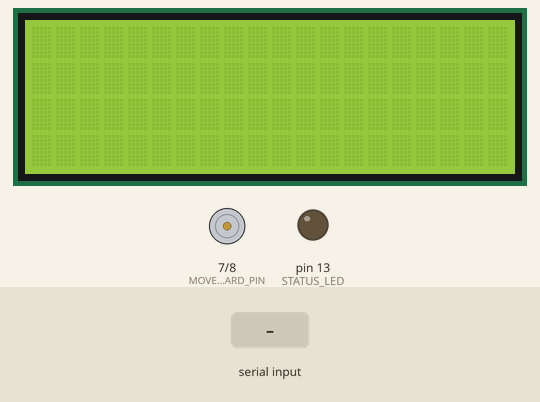
Bench run of a sketch on a simulated Arduino Uno, built with avr-gcc and run on an emulated ATmega328P. Parts: 20×4 character LCD, motor-driver pin pairs drawn as motors (green arrow = first pin HIGH = forward, orange = second pin HIGH = backward, longer = more drive, scaled by the enable pin), output pins drawn as LEDs (lit = HIGH). The inputs (shaded band) are chosen by the test bench. What the sketch prints to the serial monitor is not drawn.

Above: at 3.0 s.
3.1 s: "STATUS:1\n" received over the second serial link
At 4.2 s:
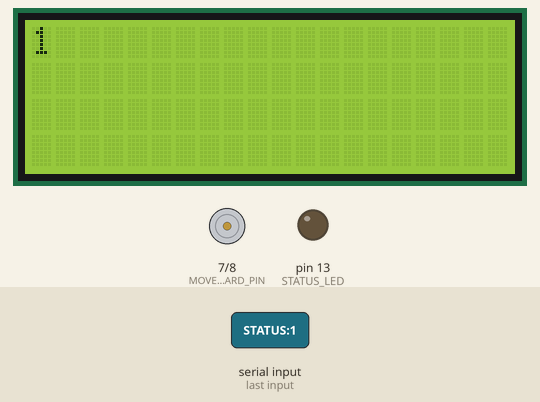
4.6 s: "STATUS" received over the second serial link
At 5.5 s:
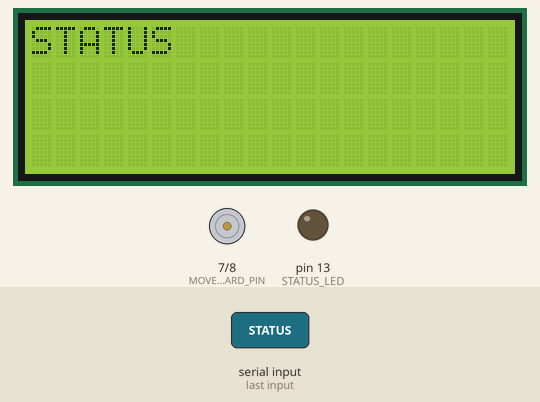
6.1 s: "LOCAL_IP" received over the second serial link
At 7.1 s:
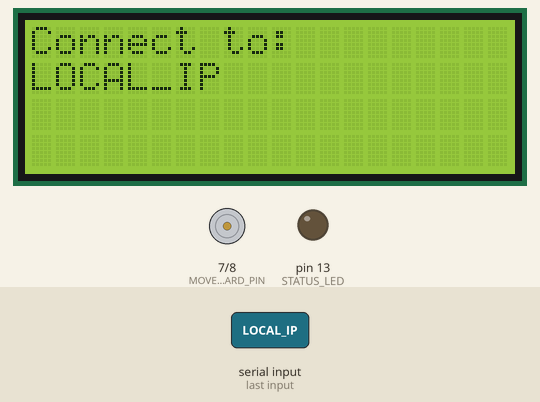
7.6 s: "THROTTLE:150\n" received over the second serial link
At 8.7 s:
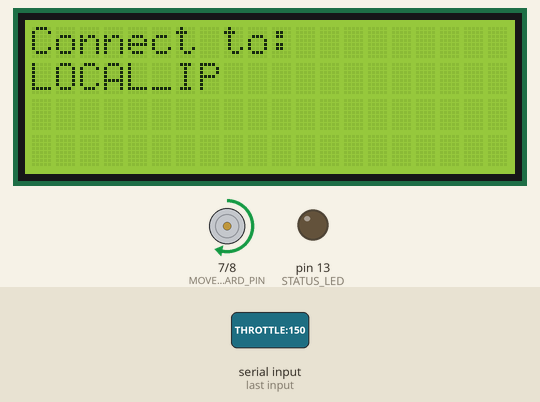
9.1 s: "STATUS:150\n" received over the second serial link
At 10.1 s:
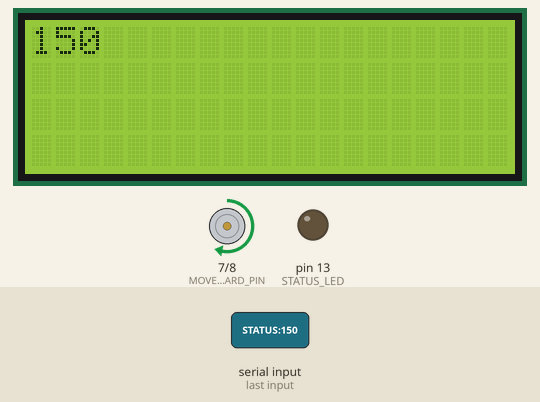
10.6 s: "RESET:1\n" received over the second serial link
At 11.0 s:
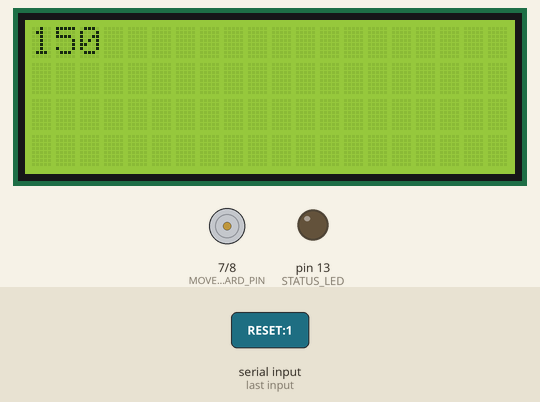
Timing chart, 0 to 13.1 s (numbered marks = the images above; inputs shaded):
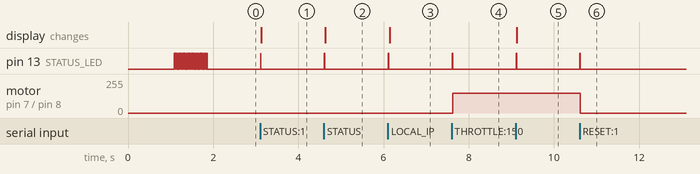

The sketch:

main.ino
```cpp
#include "LCDIC2.h"
#include<SoftwareSerial.h>

SoftwareSerial UNOSerial(2, 3); // RX - TX
LCDIC2 lcd(0x27, 20, 4);

bool DEBUG = true;

int STATUS_LED = 13;
int MOTOR_SPEED_PIN = 6;
int MOVE_FORWARD_PIN = 7;
int MOVE_BACKWARD_PIN = 8;

struct ACTION {
  String type, payload;
};

String LOCAL_IP;

ACTION ParseResponse(String response) {
  ACTION _action;

  if (!response.indexOf(":") == -1)
    return _action;

  int separator_index = response.indexOf(":");

  _action.type = response.substring(0, separator_index);
  _action.payload = response.substring(separator_index + 1, response.length());

  return _action;
}

String formattedLcdString(String str) {
  return str.substring(0, 19); // LCD CHARACTERS LENGTH
}

void blinkReadySignal(int times, int waitTime) {
  for (int i = 0; i < times; i++) {
    delay(waitTime);
    digitalWrite(STATUS_LED, HIGH);
    delay(waitTime);
    digitalWrite(STATUS_LED, LOW);
  }
}

void DispatchAction(ACTION _action) {
  if (DEBUG) blinkReadySignal(1, 10);

  if (_action.type.equals("STATUS")) {
    lcd.clear();
    lcd.print(formattedLcdString(_action.payload));
  }
  else if (_action.type.equals("LOCAL_IP")) {
    LOCAL_IP = _action.payload;

    lcd.clear();
    lcd.print("Connect to:");
    lcd.setCursor(0, 1);
    lcd.print(formattedLcdString(LOCAL_IP));
  }
  else if (_action.type.equals("RESET")) {
    Serial.println("Resetting...");
    digitalWrite(MOVE_FORWARD_PIN, LOW);
    digitalWrite(MOVE_BACKWARD_PIN, LOW);
    analogWrite(MOTOR_SPEED_PIN, 0);
  }
  else if (_action.type.equals("THROTTLE")) {
    int throttle_input = _action.payload.toInt();

    if (throttle_input > 5) {
      digitalWrite(MOVE_BACKWARD_PIN, LOW);
      digitalWrite(MOVE_FORWARD_PIN, HIGH);
      analogWrite(MOTOR_SPEED_PIN, abs(throttle_input));
    }
    else if (throttle_input < -5) {
      digitalWrite(MOVE_FORWARD_PIN, LOW);
      digitalWrite(MOVE_BACKWARD_PIN, HIGH);
      analogWrite(MOTOR_SPEED_PIN, abs(throttle_input));
    }
    else {
      digitalWrite(MOVE_FORWARD_PIN, LOW);
      digitalWrite(MOVE_BACKWARD_PIN, LOW);
      analogWrite(MOTOR_SPEED_PIN, 0);
    }
  }
}

void setup() {
  pinMode(STATUS_LED, OUTPUT);
  pinMode(MOVE_FORWARD_PIN, OUTPUT);
  pinMode(MOVE_BACKWARD_PIN, OUTPUT);

  Serial.begin(74880);
  UNOSerial.begin(74880);

  Serial.println("Initializing...");

  if (lcd.begin()) lcd.print("Initializing....");

  delay(1000);
  blinkReadySignal(20, 20);
}

void loop() {
  if (UNOSerial.available() > 0) {
    UNOSerial.setTimeout(0);
    String _response = UNOSerial.readString();

    ACTION _action = ParseResponse(_response);
    DispatchAction(_action);
  }
}
```

Measured:
- after the input at 3.1 s, pin 13 (STATUS_LED): LOW → HIGH at once, → LOW 0.01 s later; the display: changes at once (image 1)
- after the input at 4.6 s, pin 13 (STATUS_LED): LOW → HIGH at once, → LOW 0.01 s later; the display: changes at once (image 2)
- after the input at 6.1 s, pin 13 (STATUS_LED): LOW → HIGH at once, → LOW 0.01 s later; the display: changes at once (image 3)
- after the input at 7.6 s, pin 13 (STATUS_LED): LOW → HIGH at once, → LOW 0.01 s later; motor on pin 7 (MOVE_FORWARD_PIN) / pin 8 (MOVE_BACKWARD_PIN): stopped → forward 150/255 at once
- after the input at 9.1 s, pin 13 (STATUS_LED): LOW → HIGH at once, → LOW 0.01 s later; the display: changes at once (image 5)
- after the input at 10.6 s, pin 13 (STATUS_LED): LOW → HIGH at once, → LOW 0.01 s later; motor on pin 7 (MOVE_FORWARD_PIN) / pin 8 (MOVE_BACKWARD_PIN): forward 150/255 → stopped at once
